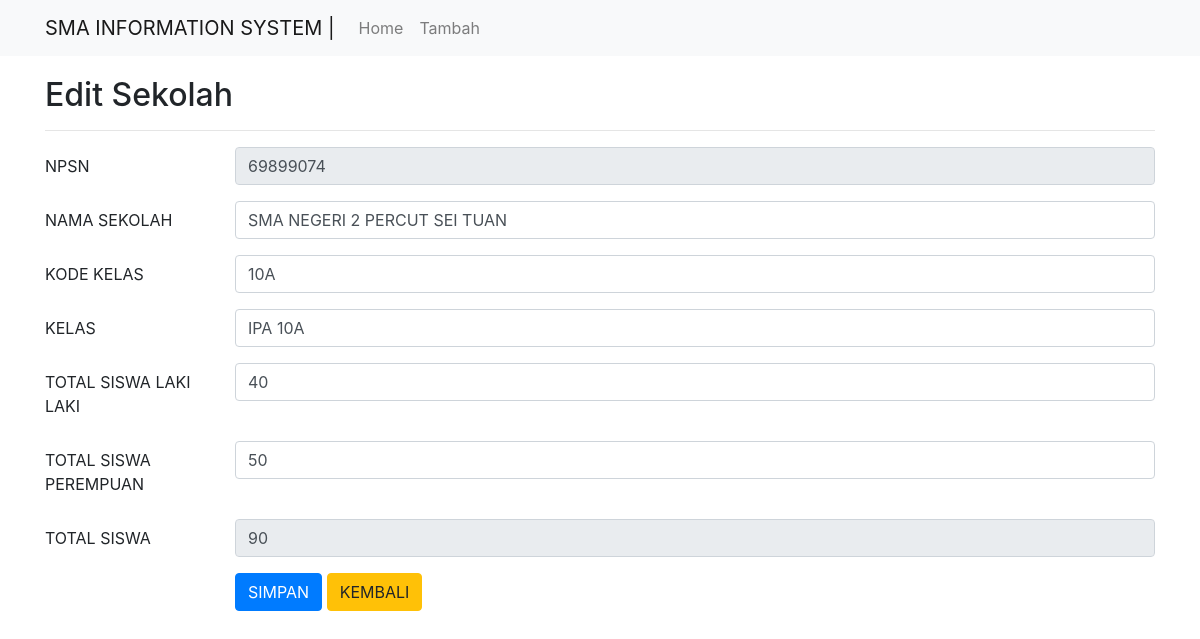
Page /edit.php?npsn=69899074 on the committed database.
### tables this page shows
CREATE TABLE `sekolah` (
  `npsn` varchar(11) NOT NULL,
  `nama` varchar(100) NOT NULL,
  `kode` varchar(10) NOT NULL,
  `kelas` varchar(10) NOT NULL,
  `totalLaki` varchar(5) NOT NULL,
  `totalPerempuan` varchar(5) NOT NULL,
  `total` int(11) NOT NULL
);

### edit.php (the view, shortened to what this page needs)
<?php include('config.php'); ?>
<!DOCTYPE html>
<html>
<head>
	<link rel="stylesheet" href="https://stackpath.bootstrapcdn.com/bootstrap/4.1.3/css/bootstrap.min.css">
</head>
<body>
	<nav class="navbar navbar-expand-lg navbar-light bg-light">
		<div class="container">
			<a class="navbar-brand" href="#">SMA INFORMATION SYSTEM	|</a>
			<div class="collapse navbar-collapse" id="navbarSupportedContent">
				<ul class="navbar-nav mr-auto">
					<li class="nav-item">
						<a class="nav-link" href="index.php">Home</a>
					</li>
					<li class="nav-item">
						<a class="nav-link" href="tambah.php">Tambah</a>
					</li>
				</ul>
			</div>
		</div>
	</nav>
	<div class="container" style="margin-top:20px">
		<h2>Edit Sekolah</h2>
		<hr>
		<?php
		if(isset($_GET['npsn'])){
			$npsn = $_GET['npsn'];
			$select = mysqli_query($koneksi, "SELECT * FROM sekolah WHERE npsn='$npsn'") or die(mysqli_error($koneksi));
			if(mysqli_num_rows($select) == 0){
				echo '<div class="alert alert-warning">ID tidak ada dalam database.</div>';
				exit();
			}else{
				$data = mysqli_fetch_assoc($select);
			}
		}
		?>
		<form action="edit.php?npsn=<?php echo $npsn; ?>" method="post">
		<div class="form-group row">
				<label class="col-sm-2 col-form-label">NPSN</label>
				<div class="col-sm-10">
					<input type="text" name="npsn" value="<?= $npsn; ?>" class="form-control" size="4" readonly>
				</div>
			</div>
			<div class="form-group row">
				<label class="col-sm-2 col-form-label">NAMA SEKOLAH</label>
				<div class="col-sm-10">
					<input type="text" name="nama" value="<?= $data['nama']; ?>" class="form-control" required>
				</div>
			</div>
			<div class="form-group row">
				<label class="col-sm-2 col-form-label">KODE KELAS</label>
				<div class="col-sm-10">
					<input type="text" name="kodeKelas" value="<?= $data['kode']; ?>" class="form-control" required>
				</div>
			</div>
			<div class="form-group row">
				<label class="col-sm-2 col-form-label">KELAS</label>
				<div class="col-sm-10">
					<input type="text" name="kelas" value="<?= $data['kelas']; ?>" class="form-control" required>
				</div>
			</div>
			<div class="form-group row">
				<label class="col-sm-2 col-form-label">TOTAL SISWA LAKI LAKI</label>
				<div class="col-sm-10">
					<input type="number" name="totalLaki" id="totalLaki" value="<?= $data['totalLaki']; ?>" class="form-control" onkeyup="hitung()" required>
				</div>
			</div>
			<div class="form-group row">
				<label class="col-sm-2 col-form-label">TOTAL SISWA PEREMPUAN</label>
				<div class="col-sm-10">
					<input type="number" name="totalPerempuan" id="totalPerempuan" value="<?= $data['totalPerempuan']; ?>" class="form-control" onkeyup="hitung()" required>
				</div>
			</div>
			<div class="form-group row">
				<label class="col-sm-2 col-form-label">TOTAL SISWA</label>
				<div class="col-sm-10">
					<input type="number" name="total" id="hasil" value="<?= $data['total']; ?>" class="form-control" readonly>
				</div>
			</div>
			<div class="form-group row">
				<label class="col-sm-2 col-form-label">&nbsp;</label>
				<div class="col-sm-10">
					<input type="submit" name="submit" class="btn btn-primary" value="SIMPAN">
					<a href="index.php" class="btn btn-warning" value="KEMBALI">KEMBALI</a>
				</div>
			</div>
		</form>
	</div>
</body>
</html>

### rows in the picture
sekolah: nama "SMA NEGERI 2 PERCUT SEI TUAN", kodeKelas "10A", kelas "IPA 10A", totalLaki "40", totalPerempuan "50", total "90"
